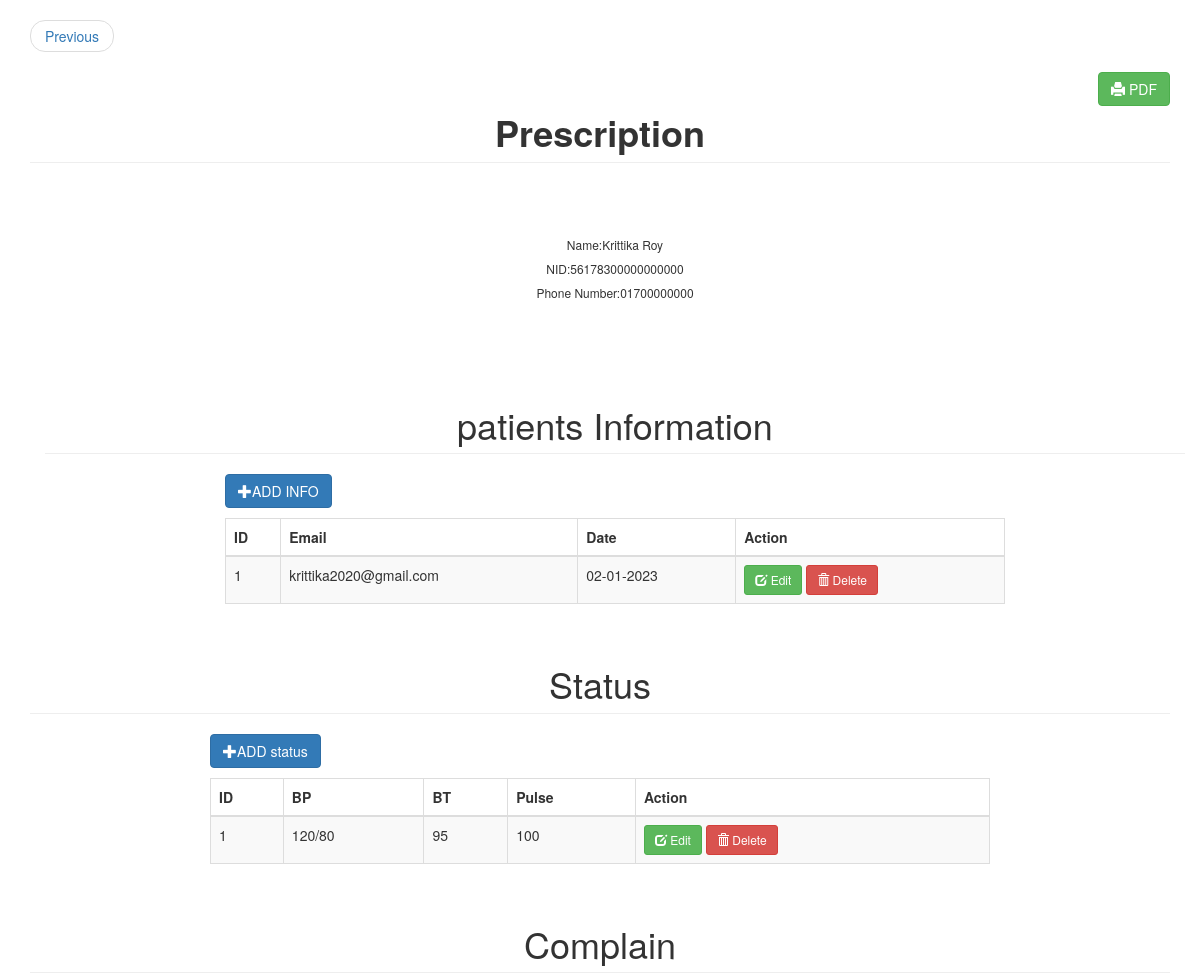
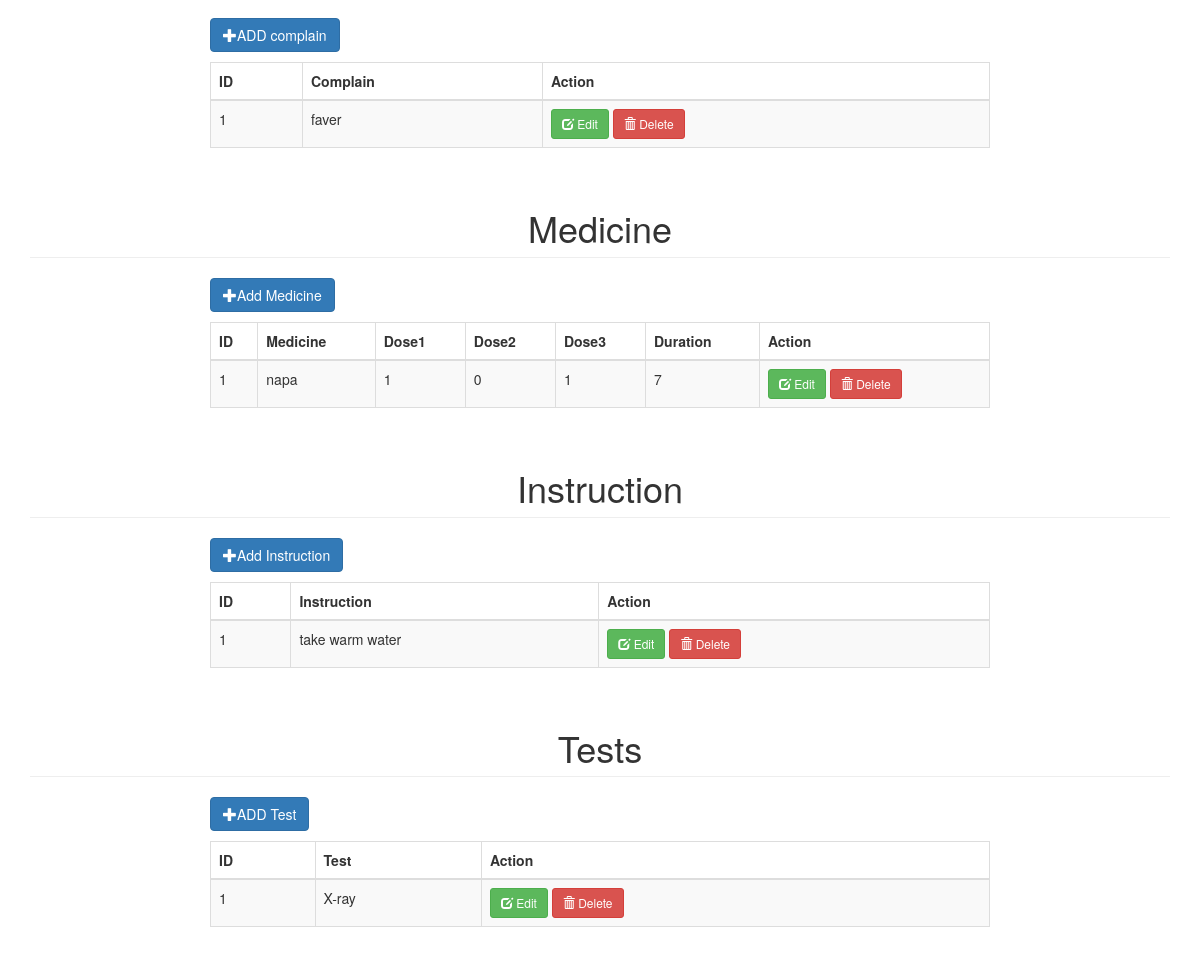
The page / on the database its author committed (2 pictures, top to bottom).
### tables this page shows
CREATE TABLE `patient` (
  `id` int(11) NOT NULL,
  `email` varchar(50) NOT NULL,
  `date` varchar(20) NOT NULL
);

CREATE TABLE `add_status` (
  `id` int(11) NOT NULL,
  `bp` varchar(30) NOT NULL,
  `bt` int(30) NOT NULL,
  `pulse` int(30) NOT NULL
);

CREATE TABLE `add_complain` (
  `id` int(11) NOT NULL,
  `complain` varchar(30) NOT NULL
);

CREATE TABLE `medicine_list` (
  `id` int(11) NOT NULL,
  `medicine` varchar(11) NOT NULL,
  `dose1` int(3) NOT NULL,
  `dose2` int(3) NOT NULL,
  `dose3` int(3) NOT NULL,
  `duration` varchar(30) NOT NULL
);

CREATE TABLE `add_instruction` (
  `id` int(11) NOT NULL,
  `instruction` varchar(200) NOT NULL
);

CREATE TABLE `add_test` (
  `id` int(11) NOT NULL,
  `test` varchar(30) NOT NULL
);

### index.php (the view, shortened to what this page needs)
<!DOCTYPE html>
<html>
 <head>
	<div class="container ">
<ul class="pager font-weight-bold text-monospace">
  <li class="previous "><a href="http://localhost/onlinehealth/doctor_home_page.php">Previous</a></li>
</ul></div>
	<link rel="stylesheet" type="text/css" href="bootstrap/css/bootstrap.min.css">
	<link rel="stylesheet" type="text/css" href="datatable/dataTable.bootstrap.min.css">
</head>
<body>
<div class="container">
<a href="index1.php" class="btn btn-success pull-right"><span class="glyphicon glyphicon-print"></span> PDF</a>
	<h1 class="page-header text-center"><b>Prescription</b></h1>
	<div class="box-container container">
<div class="box">
<p>Name:Krittika Roy <br> NID:56178300000000000 <br> Phone Number:01700000000</p>
</div>
</div>
<div class="container">
	<h1 class="page-header text-center">patients Information</h1>
<div class="row">
<div class="col-sm-8 col-sm-offset-2">
			<div class="row">
			<a href="#addnew1" data-toggle="modal" class="btn btn-primary"><span class="glyphicon glyphicon-plus"></span>ADD INFO</a>
			</div>
			<div class="height10">
			</div>
			<div class="row">
				<table id="myTable" class="table table-bordered table-striped">
					<thead>
						<th>ID</th>
						<th>Email</th>
						<th>Date</th>
						<th>Action</th>
					</thead>
					<tbody>
						<?php
							include_once('connection.php');
							$sql1 = "SELECT * FROM patient";
							$query = $conn->query($sql1);
							while($row = $query->fetch_assoc()){
								echo
								"<tr>
									<td>".$row['id']."</td>
									<td>".$row['email']."</td>
									<td>".$row['date']."</td>
									<td>
									<a href='#edit_patient_".$row['id']."' class='btn btn-success btn-sm' data-toggle='modal'><span class='glyphicon glyphicon-edit'></span> Edit</a>
									<a href='#delete_patient_".$row['id']."' class='btn btn-danger btn-sm' data-toggle='modal'><span class='glyphicon glyphicon-trash'></span> Delete</a>
								</td>
								</tr>";
							}
						?>
					</tbody>
				</table>
			</div>
		</div>
	</div>
</div>
<?php include('add_patient_modal.php') ?>
<div class="container">
	<h1 class="page-header text-center">Status</h1>
<div class="row">
<div class="col-sm-8 col-sm-offset-2">
			<div class="row">
			<a href="#addnewst" data-toggle="modal" class="btn btn-primary"><span class="glyphicon glyphicon-plus"></span>ADD status</a>
			</div>
			<div class="height10">
			</div>
			<div class="row">
				<table id="myTable" class="table table-bordered table-striped">
					<thead>
						<th>ID</th>
						<th>BP</th>
						<th>BT</th>
						<th>Pulse</th>
						<th>Action</th>
					</thead>
					<tbody>
						<?php
							include_once('connection.php');
							$sql1 = "SELECT * FROM add_status";
							$query = $conn->query($sql1);
							while($row = $query->fetch_assoc()){
								echo
								"<tr>
									<td>".$row['id']."</td>
									<td>".$row['bp']."</td>
									<td>".$row['bt']."</td>
									<td>".$row['pulse']."</td>
									<td>
									<a href='#edit_status_".$row['id']."' class='btn btn-success btn-sm' data-toggle='modal'><span class='glyphicon glyphicon-edit'></span> Edit</a>
									<a href='#delete_status_".$row['id']."' class='btn btn-danger btn-sm' data-toggle='modal'><span class='glyphicon glyphicon-trash'></span> Delete</a>
								</td>
								</tr>";
							}
						?>
					</tbody>
				</table>
			</div>
		</div>
	</div>
</div>
<div class="container">
	<h1 class="page-header text-center">Complain</h1>
<div class="row">
<div class="col-sm-8 col-sm-offset-2">
			<div class="row">
			<a href="#addnewc" data-toggle="modal" class="btn btn-primary"><span class="glyphicon glyphicon-plus"></span>ADD complain</a>
			</div>
			<div class="height10">
			</div>
			<div class="row">
				<table id="myTable" class="table table-bordered table-striped">
					<thead>
						<th>ID</th>
						<th>Complain</th>
						<th>Action</th>
					</thead>
					<tbody>
						<?php
							include_once('connection.php');
							$sql1 = "SELECT * FROM add_complain";
							$query = $conn->query($sql1);
							while($row = $query->fetch_assoc()){
								echo
								"<tr>
									<td>".$row['id']."</td>
									<td>".$row['complain']."</td>
									<td>
									<a href='#edit_complain_".$row['id']."' class='btn btn-success btn-sm' data-toggle='modal'><span class='glyphicon glyphicon-edit'></span> Edit</a>
									<a href='#delete_complain_".$row['id']."' class='btn btn-danger btn-sm' data-toggle='modal'><span class='glyphicon glyphicon-trash'></span> Delete</a>
								</td>
								</tr>";
							}
						?>
					</tbody>
				</table>
			</div>
		</div>
	</div>
</div>
<div class="container">
	<h1 class="page-header text-center">Medicine</h1>
	<div class="row">
		<div class="col-sm-8 col-sm-offset-2">
			<div class="row">
				<a href="#addnew2" data-toggle="modal" class="btn btn-primary"><span class="glyphicon glyphicon-plus"></span>Add Medicine</a>
			</div>
			<div class="height10">
			</div>
			<div class="row">
				<table id="myTable" class="table table-bordered table-striped">
					<thead>
						<th>ID</th>
						<th>Medicine</th>
						<th>Dose1</th>
						<th>Dose2</th>
						<th>Dose3</th>
						<th>Duration</th>
						<th>Action</th>
					</thead>
					<tbody>
						<?php
							include_once('connection.php');
							$sql = "SELECT * FROM medicine_list";
							$query = $conn->query($sql);
							while($row = $query->fetch_assoc()){
								echo
								"<tr>
									<td>".$row['id']."</td>
									<td>".$row['medicine']."</td>
									<td>".$row['dose1']."</td>
									<td>".$row['dose2']."</td>
									<td>".$row['dose3']."</td>
									<td>".$row['duration']."</td>
									<td>
										<a href='#edit_medicine_".$row['id']."' class='btn btn-success btn-sm' data-toggle='modal'><span class='glyphicon glyphicon-edit'></span> Edit</a>
										<a href='#delete_medicine_".$row['id']."' class='btn btn-danger btn-sm' data-toggle='modal'><span class='glyphicon glyphicon-trash'></span> Delete</a>
									</td>
								</tr>";
							}
						?>
					</tbody>
				</table>
			</div>
		</div>
	</div>
</div>
<div class="container">
	<h1 class="page-header text-center">Instruction</h1>
	<div class="row">
		<div class="col-sm-8 col-sm-offset-2">
			<div class="row">
		      <a href="#addnewi" data-toggle="modal" class="btn btn-primary"><span class="glyphicon glyphicon-plus"></span>Add Instruction</a>
			</div>
			<div class="height10">
			</div>
			<div class="row">
				<table id="myTable" class="table table-bordered table-striped">
					<thead>
						<th>ID</th>
						<th>Instruction</th>
						<th>Action</th>
					</thead>
					<tbody>
						<?php
							include_once('connection.php');
							$sql = "SELECT * FROM add_instruction";
							$query = $conn->query($sql);
							while($row = $query->fetch_assoc()){
								echo
								"<tr>
									<td>".$row['id']."</td>
									<td>".$row['instruction']."</td>
									<td>
										<a href='#edit_inst_".$row['id']."' class='btn btn-success btn-sm' data-toggle='modal'><span class='glyphicon glyphicon-edit'></span> Edit</a>
										<a href='#delete_inst_".$row['id']."' class='btn btn-danger btn-sm' data-toggle='modal'><span class='glyphicon glyphicon-trash'></span> Delete</a>
									</td>
								</tr>";
							}
						?>
					</tbody>
				</table>
			</div>
		</div>
	</div>
</div>
<div class="container">
	<h1 class="page-header text-center">Tests</h1>
<div class="row">
<div class="col-sm-8 col-sm-offset-2">
			<div class="row">
			<a href="#addnews" data-toggle="modal" class="btn btn-primary"><span class="glyphicon glyphicon-plus"></span>ADD Test</a>
			</div>
			<div class="height10">
			</div>
			<div class="row">
				<table id="myTable" class="table table-bordered table-striped">
					<thead>
						<th>ID</th>
						<th>Test</th>
						<th>Action</th>
					</thead>
					<tbody>
						<?php
							include_once('connection.php');
							$sql1 = "SELECT * FROM add_test";
							$query = $conn->query($sql1);
							while($row = $query->fetch_assoc()){
								echo
								"<tr>
									<td>".$row['id']."</td>
									<td>".$row['test']."</td>
									<td>
									<a href='#edit_test_".$row['id']."' class='btn btn-success btn-sm' data-toggle='modal'><span class='glyphicon glyphicon-edit'></span> Edit</a>
									<a href='#delete_test_".$row['id']."' class='btn btn-danger btn-sm' data-toggle='modal'><span class='glyphicon glyphicon-trash'></span> Delete</a>
								</td>
								</tr>";
							}
						?>
					</tbody>
				</table>
			</div>
		</div>
	</div>
	</div>
</body>
        </html>
</html>

### add_patient_modal.php (shortened to what this page needs)
</div>

### index.php (style rules this page uses)
.height10 { height:10px; }
body { width: 100%; height: 2000px; }
.box-container { display: grid; grid-template-columns: repeat(auto-fit, minmax(30rem, 1fr)); gap:2rem; }
.box-container .box { text-align: center; padding:5rem; background-color: var(--white); box-shadow: var(--box-shadow); border-radius: .5rem; }
.box-container .box p { font-size: 1.2rem; color:var(--light-color); line-height: 2; }

### rows shown on the page
patient: id "1", email "krittika2020@gmail.com", date "02-01-2023"
add_status: id "1", bp "120/80", bt "95", pulse "100"
add_complain: id "1", complain "faver"
medicine_list: id "1", medicine "napa", dose1 "1", dose2 "0", dose3 "1", duration "7"
add_instruction: id "1", instruction "take warm water"
add_test: id "1", test "X-ray"
